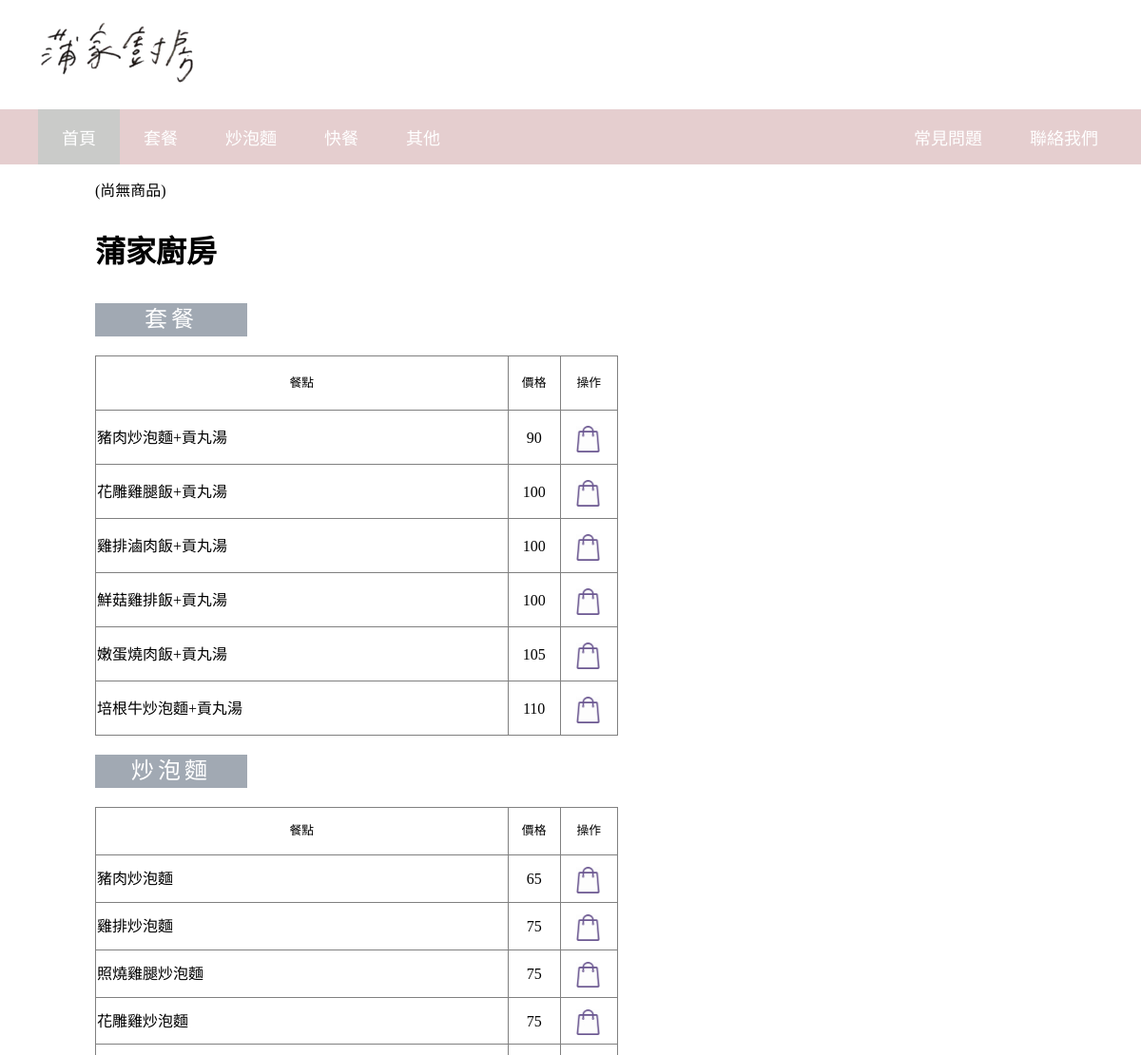
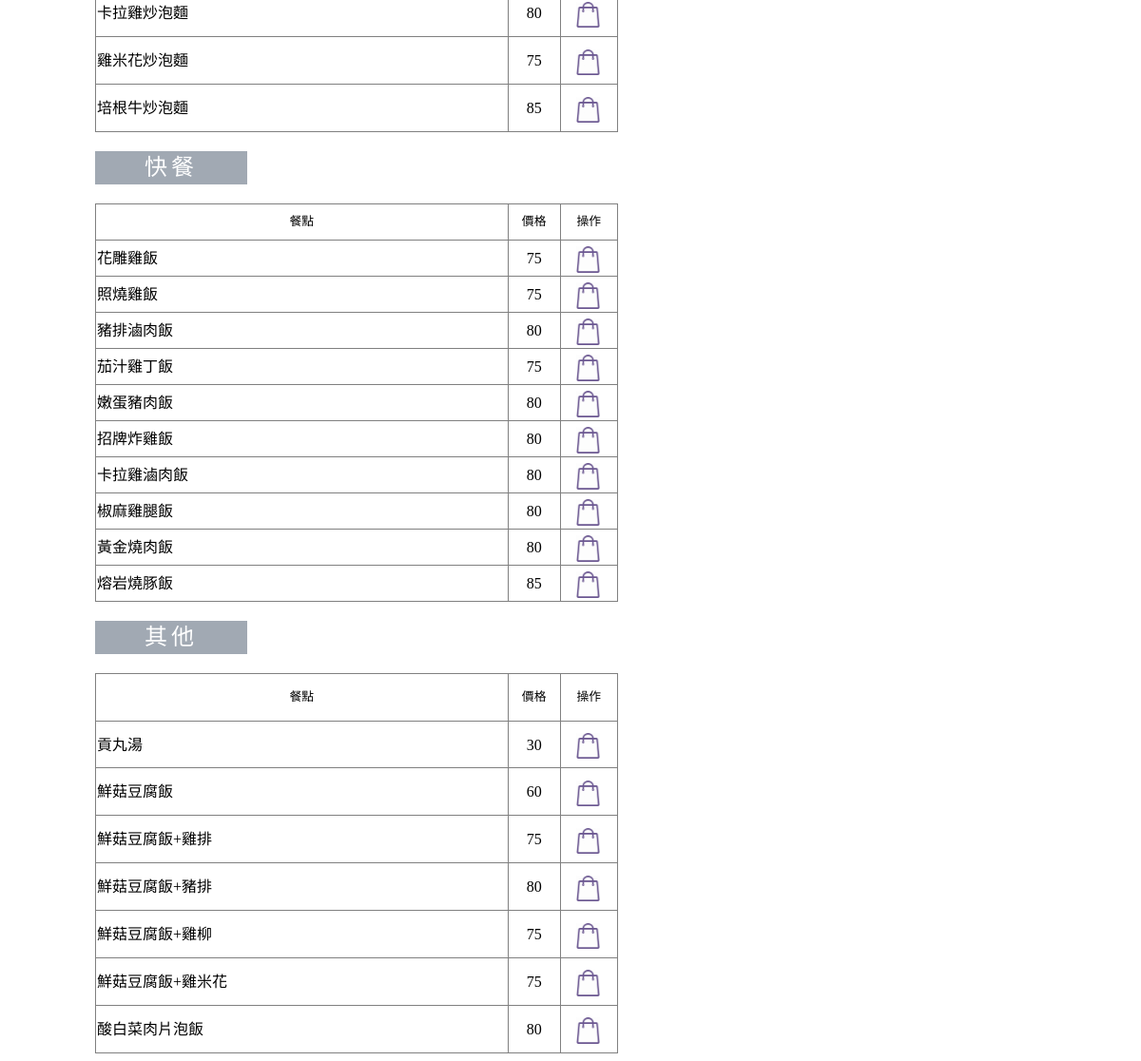
Screenshot of /shop/pu.php with the database file from the repository (2 pictures, top to bottom).
### tables this page shows
CREATE TABLE `products` (
  `id` varchar(6) NOT NULL,
  `meal` varchar(50) NOT NULL,
  `price` varchar(5) NOT NULL
);

### shop/pu.php (the view, shortened to what this page needs)
<!DOCTYPE html>
<html lang="zh-TW">
<head>
  <link rel="stylesheet" type="text/css" href="../四海遊龍/css/style.css">
</head>
<body>
	<div class="header">
    	<div class="pic">
			<img src="../四海遊龍/images/pu.PNG">
		</div>
   		<nav class="navbar fixed-top">
		 	<ul>
		 		<li class="active"><a href="../雙溪店家頁面/index.php">首頁</a></li>
		 		<li><a href="#set">套餐</a></li>
		 		<li><a href="#noodle">炒泡麵</a></li>
		 		<li><a href="#fast">快餐</a></li>
		 		<li><a href="#order">其他</a></li>
		 		<li style="float: right;margin-right: 20px;" ><a href="../聯絡我們/index.html" target="_blank">聯絡我們</a></li>
		 		<li style="float: right"><a href="../Q&A/index.html" target="_blank">常見問題</a></li>
		 	</ul>
		 </nav>
	</div>
<div class="content">
	<?php
	include ("../購物車/methods.php");
	$cart = new Cart;
	include ("../connect_mysql.php");
	?>
	<a href="../購物車/ShoppingCart.php" title="View Cart">(<?php echo ($cart->total_items() > 0)?$cart->total_items().'件商品':'尚無商品';?>)</a>
	<h1>蒲家廚房</h1>
		<div class="meal">
	<table border="1" height="400px" width="550px" class="set">
		<td width="79%" style="font-size: 80%;text-align: center">餐點</td>
		<td width="10%" style="font-size: 80%;text-align: center">價格</td>
		<td width="11%" style="font-size: 80%;text-align: center">操作</td><br>
	<h2 id="set">套餐</h2>
<?php
$result = $conn->query("SELECT * FROM products limit 61,6");
if($result->num_rows > 0){
	while($row = $result->fetch_assoc()){
		?>
		<tr>
			<td><?php echo $row['meal']?></td>
			<td style="text-align: center"><?php echo $row['price']?></td>
			<td style="font-size:60%;text-align:center">
			<a href="../購物車/action.php?action=addToCart&id=<?php echo $row["id"];?>" class="img"><div class="img1"><img src="../四海遊龍/images/cart.PNG"></a></div>
			</td>
		</tr>
	<?php }
}else{?>
<p>Product not found.....</p>
</table>
<?php }
?>
	<table border="1" height="400px" width="550px">
		<td width="79%" style="font-size: 80%;text-align: center">餐點</td>
		<td width="10%" style="font-size: 80%;text-align: center">價格</td>
		<td width="11%" style="font-size: 80%;text-align: center">操作</td>
	<h2 id="noodle">炒泡麵</h2>
<?php
$result = $conn->query("SELECT * FROM products limit 67,7");
if($result->num_rows > 0){
	while($row = $result->fetch_assoc()){
		?>
		<tr>
			<td><?php echo $row['meal']?></td>
			<td style="text-align: center"><?php echo $row['price']?></td>
			<td style="font-size:60% ;color: red;text-align:center">
			<a href="../購物車/action.php?action=addToCart&id=<?php echo $row["id"];?>" class="img"><div class="img1"><img src="../四海遊龍/images/cart.PNG"></a></div></td>
		</tr>
	<?php }
}else{?>
<p>Product not found.....</p>
</table>
<?php }
?>
	<table border="1" height="400px" width="550px">
		<td width="79%" style="font-size: 80%;text-align: center">餐點</td>
		<td width="10%" style="font-size: 80%;text-align: center">價格</td>
		<td width="11%" style="font-size: 80%;text-align: center">操作</td>
	<h2 id="fast">快餐</h2>
<?php
$result = $conn->query("SELECT * FROM products limit 74,10");
if($result->num_rows > 0){
	while($row = $result->fetch_assoc()){
		?>
		<tr>
			<td><?php echo $row['meal']?></td>
			<td style="text-align: center"><?php echo $row['price']?></td>
			<td style="font-size:60% ;color: red;text-align:center">
			<a href="../購物車/action.php?action=addToCart&id=<?php echo $row["id"];?>" class="img"><div class="img1"><img src="../四海遊龍/images/cart.PNG"></a></div></td>		</tr>
	<?php }
}else{?>
<p>Product not found.....</p>
</table>
<?php }
	?>
	<table border="1" height="400px" width="550px">
		<td width="79%" style="font-size: 80%;text-align: center">餐點</td>
		<td width="10%" style="font-size: 80%;text-align: center">價格</td>
		<td width="11%" style="font-size: 80%;text-align: center">操作</td>
	<h2 id="other">其他</h2>
<?php
$result = $conn->query("SELECT * FROM products limit 84,7");
if($result->num_rows > 0){
	while($row = $result->fetch_assoc()){
		?>
		<tr>
			<td><?php echo $row['meal']?></td>
			<td style="text-align: center"><?php echo $row['price']?></td>
			<td style="font-size:60% ;color: red;text-align:center">
			<a href="../購物車/action.php?action=addToCart&id=<?php echo $row["id"];?>" class="img"><div class="img1"><img src="../四海遊龍/images/cart.PNG"></a></div></td>
		</tr>
	<?php }
}else{?>
<p>Product not found.....</p>
</table>
<?php }
?>
</body>
</html>

### 四海遊龍/css/style.css (style rules this page uses)
body { margin-top: 0%; margin-left: 0%; margin-right: 0%; font-family:"SimSun"; box-sizing: border-box; }
a { text-decoration: none; color: black; }
.header { background-color: white; width: 100%; }
.navbar { width: 100%; margin-top: 0px; font-size: 18px; }
.navbar ul { list-style-type: none; margin: 0; padding: 20; overflow: hidden; background-color: #e5cecf; }
.navbar li { display: inline; float: left; }
.navbar li a { display: block; color: white; text-align: center; padding: 16px 25px; text-decoration: none; }
.active { background-color: #cacbc9; }
h1 { margin-top: 30px; }
.content { margin-top: 40px; margin-left: 100px; line-height: 35px; }
.meal { margin-top: -40px; }
.img1 { position: absolute; margin-left: 15px; margin-top: -12px; width: 25px; height: 15px; }
.img img { width: 100%; }
.pic { margin-top: 15px; margin-left: 25px; width: 200px; height: 100px; }
.pic img { margin-right: 10px; width: 100%; }
.content { margin-top: 10px; }
table { border-collapse: collapse; }
h2 { text-align: center; width: 160px; background-color: #a1a9b3; color: #ffffff; font-weight: 1; letter-spacing: 4px; }

### rows the page displays
products: meal "豬肉炒泡麵+貢丸湯", price "90"
products: meal "花雕雞腿飯+貢丸湯", price "100"
products: meal "雞排滷肉飯+貢丸湯", price "100"
products: meal "鮮菇雞排飯+貢丸湯", price "100"
products: meal "嫩蛋燒肉飯+貢丸湯", price "105"
products: meal "培根牛炒泡麵+貢丸湯", price "110"
products: meal "豬肉炒泡麵", price "65"
products: meal "雞排炒泡麵", price "75"
products: meal "照燒雞腿炒泡麵", price "75"
products: meal "花雕雞炒泡麵", price "75"
products: meal "卡拉雞炒泡麵", price "80"
products: meal "雞米花炒泡麵", price "75"
products: meal "培根牛炒泡麵", price "85"
products: meal "花雕雞飯", price "75"
products: meal "照燒雞飯", price "75"
products: meal "豬排滷肉飯", price "80"
products: meal "茄汁雞丁飯", price "75"
products: meal "嫩蛋豬肉飯", price "80"
products: meal "招牌炸雞飯", price "80"
products: meal "卡拉雞滷肉飯", price "80"
products: meal "椒麻雞腿飯", price "80"
products: meal "黃金燒肉飯", price "80"
products: meal "熔岩燒豚飯", price "85"
products: meal "貢丸湯", price "30"
products: meal "鮮菇豆腐飯", price "60"
products: meal "鮮菇豆腐飯+雞排", price "75"
products: meal "鮮菇豆腐飯+豬排", price "80"
products: meal "鮮菇豆腐飯+雞柳", price "75"
products: meal "鮮菇豆腐飯+雞米花", price "75"
products: meal "酸白菜肉片泡飯", price "80"
